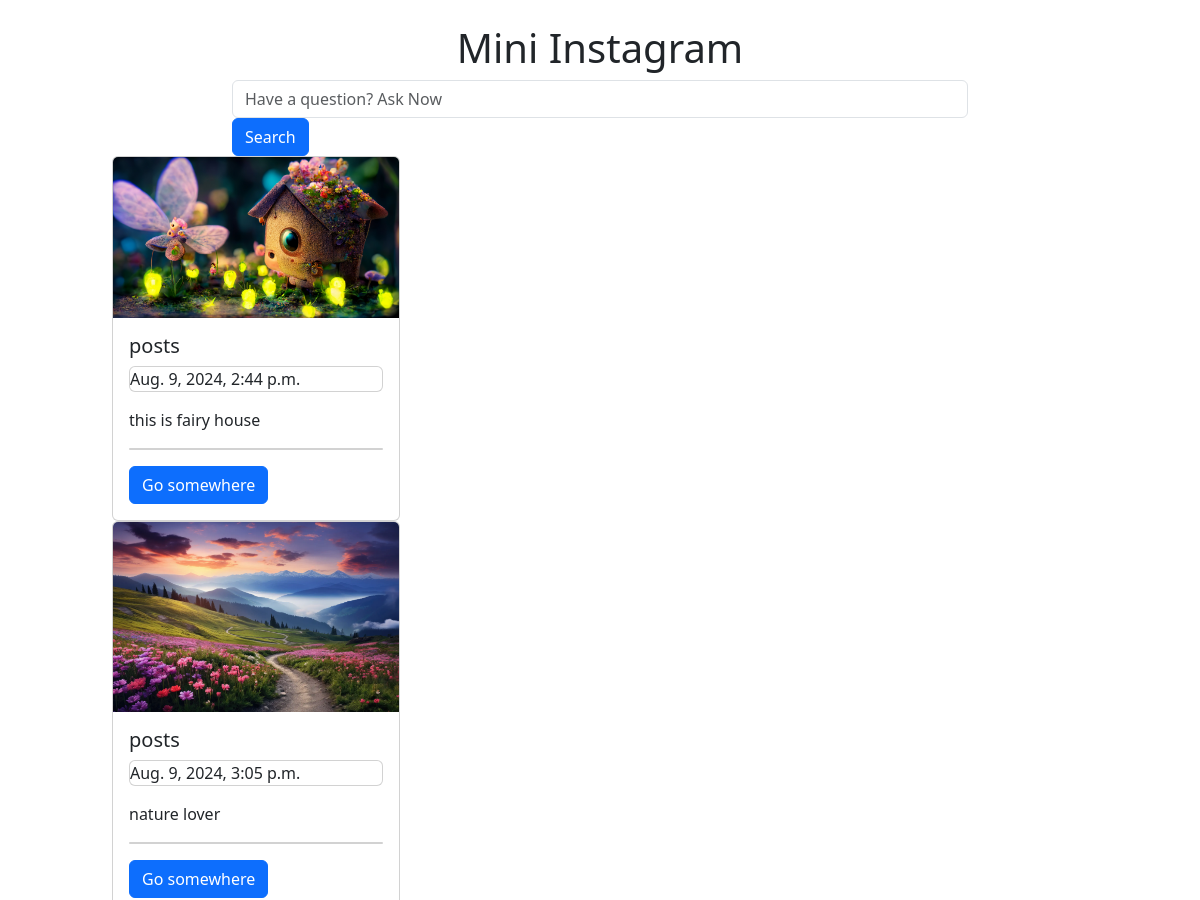
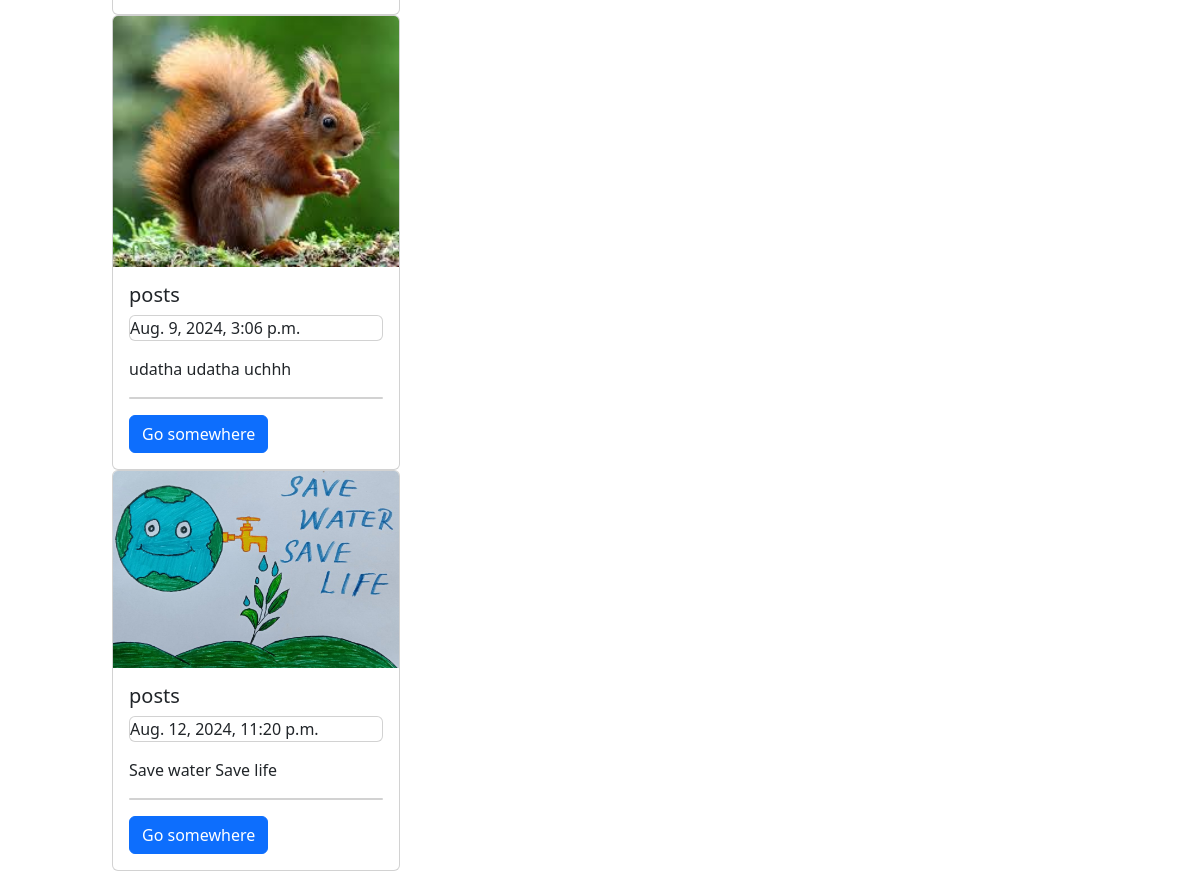
The page / on the database its author committed (2 pictures, top to bottom).
### insta/models.py (models this page shows, shortened)
class Feed(models.Model):
    person=models.ForeignKey('auth.User',on_delete=models.CASCADE)
    date=models.DateTimeField(auto_now_add=True)
    pic=models.ImageField(upload_to='media')
    cap=models.CharField(max_length=200)

### insta/views.py (the view)
# urls.py: path('',views.home,name="home"),
def home(request):
    objs=Feed.objects.all()
    if request.method=="POST":
        a=request.POST.get('srch')
        res=Feed.objects.filter(cap__icontains=a)
        return render(request,'home.html',{'posts':res})
    return render(request,'home.html',{'posts':objs})

### templates/home.html (shortened to what this page needs)
<!doctype html>
<html lang="en">
<head>
  <link href="https://cdn.jsdelivr.net/npm/bootstrap@5.3.3/dist/css/bootstrap.min.css" rel="stylesheet"
>
</head>
<body>
  <br>
  <h1 class="text-center">Mini Instagram</h1>
  <form class="container" method="POST">{% csrf_token %}
    <div class="row height d-flex justify-content-center align-items-center">
      <div class="col-md-8">
        <div class="search">
          <input name="srch" type="text" class="form-control" placeholder="Have a question? Ask Now">
          <button type="submit" class="btn btn-primary">Search</button>
        </div>
      </div>
    </div>
  </form>
  <div class="container col-lg-10">
    {% for post in posts %}
    <div class="row">
      <div class="col-lg-3">
        <div class="card" style="width: 18rem;">
          <img src="{{ post.pic.url }}" class="card-img-top" alt="...">
          <div class="card-body">
            <h5 class="card-title">posts</h5>
            <p class="p class card text">{{ post.date }}</p>
            <p class="card-text">{{ post.cap }}</p>
            <p class="p class card text">{{ user.username }}</p>
            <a href="#" class="btn btn-primary">Go somewhere</a>
          </div>
        </div>
      </div>
    </div>
    {% endfor %}
  </div>
</body>
</html>

### rows shown on the page
Feed: pic (picture), date "Aug. 9, 2024, 2:44 p.m.", cap "this is fairy house"
Feed: pic (picture), date "Aug. 9, 2024, 3:05 p.m.", cap "nature lover"
Feed: pic (picture), date "Aug. 9, 2024, 3:06 p.m.", cap "udatha udatha uchhh"
Feed: pic (picture), date "Aug. 12, 2024, 11:20 p.m.", cap "Save water Save life"
